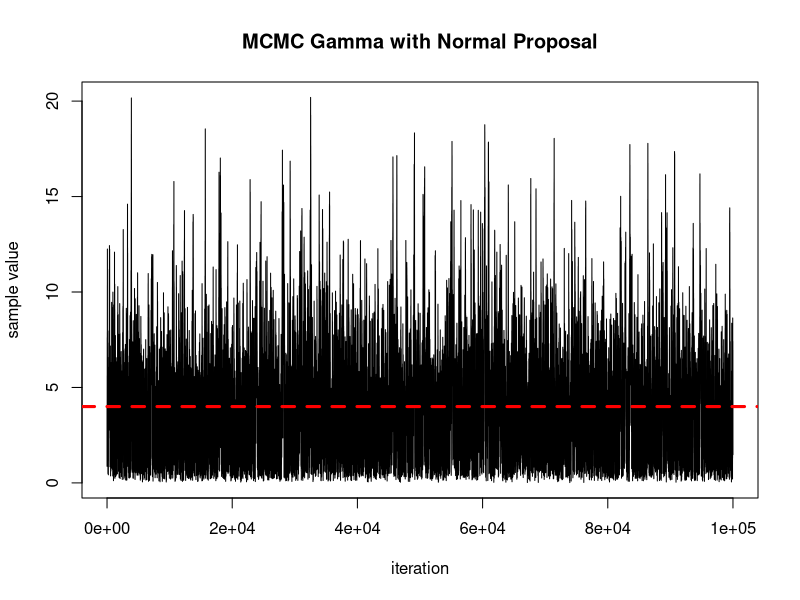
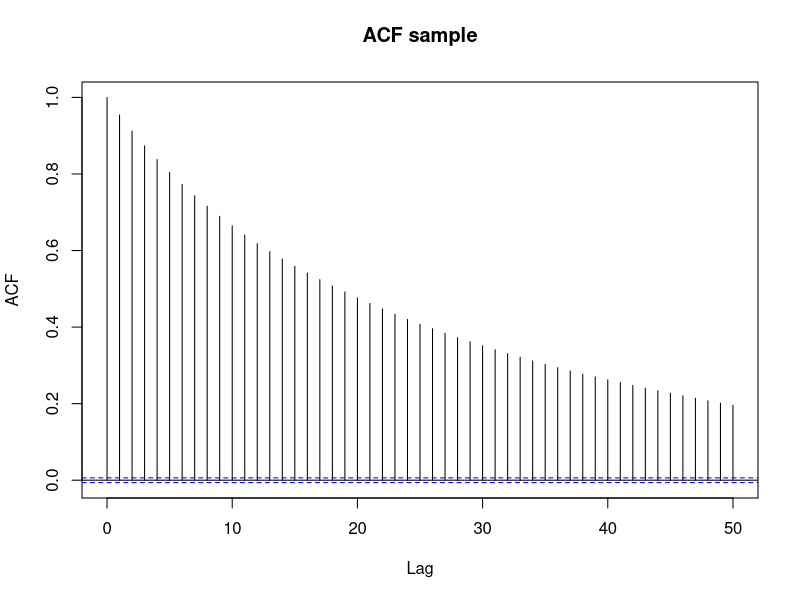
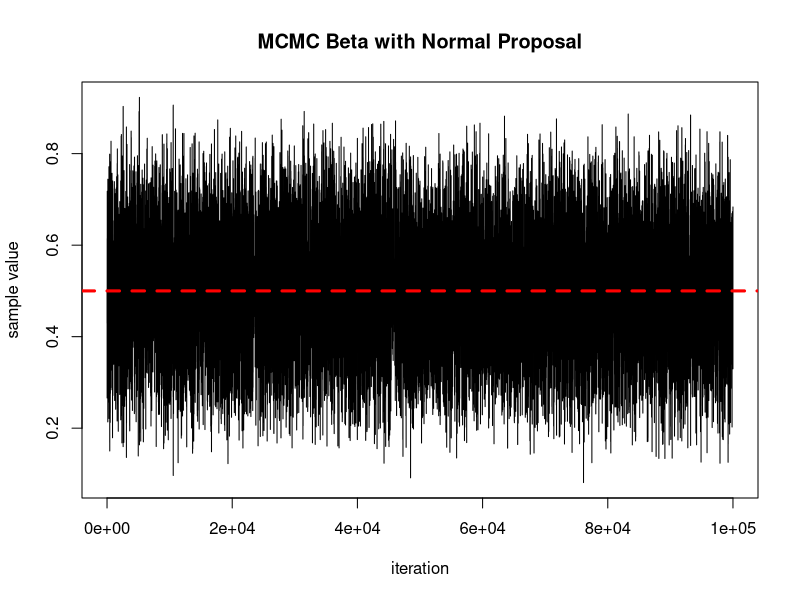
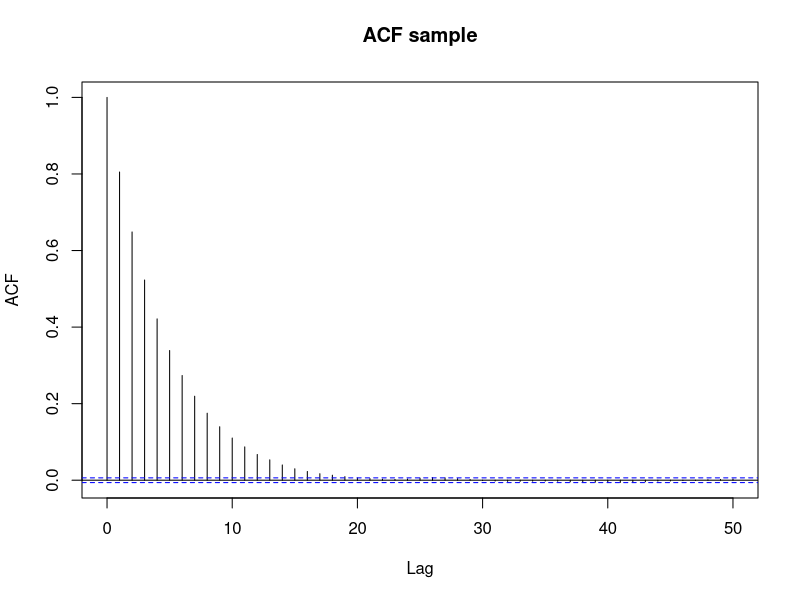

Reproduce these figures in R, in order.
#Example of MCMC 

#simulate from a gamma(a,b) distribution with normal proposal

sampler=NULL
n=100000
alpha=2
beta=0.5
stdev=1
init.value=alpha/beta
sampler[1]=init.value

for(i in 2:n){
  
  xt=sampler[i-1]
  Yt=rnorm(1, mean = xt, sd=stdev)
  ro=min( (dgamma(Yt, shape = alpha, rate = beta)/dgamma(xt, shape = alpha, rate = beta)) * 
            (dnorm(xt, mean = Yt, sd=stdev)/dnorm(Yt, mean = xt, sd=stdev) ), 1)
  #print(ro)
  
  r=runif(1)
  if(r<=ro){
    
    sampler[i]=Yt
    
    
  }else{
    
    sampler[i]=xt
    
  }
  
}


plot(c(1:n), sampler, type = "l", 
     xlab = "iteration",
     ylab = "sample value",
     main = "MCMC Gamma with Normal Proposal")
abline(h=alpha/beta, col="red", lwd=3, lty="dashed")
acf(sampler, main="ACF sample")











#simulate from a beta(a,b) distribution with normal proposal

sampler=NULL
n=100000
alpha=7
beta=7
stdev=1
init.value=alpha/(alpha+beta)
sampler[1]=init.value

for(i in 2:n){
  
  xt=sampler[i-1]
  Yt=rnorm(1, mean = xt, sd=stdev)
  ro=min( (dbeta(Yt, shape1 = alpha, shape2 = beta)/dbeta(xt, shape1 = alpha, shape2 = beta)) * 
            (dnorm(xt, mean = Yt, sd=stdev)/dnorm(Yt, mean = xt, sd=stdev) ), 1)
  #print(ro)
  
  r=runif(1)
  if(r<=ro){
    
    sampler[i]=Yt
    
    
  }else{
    
    sampler[i]=xt
    
  }
  
}


plot(c(1:n), sampler, type = "l", 
     xlab = "iteration",
     ylab = "sample value",
     main = "MCMC Beta with Normal Proposal")
abline(h=alpha/(alpha+beta), col="red", lwd=3, lty="dashed")
acf(sampler, main="ACF sample")














